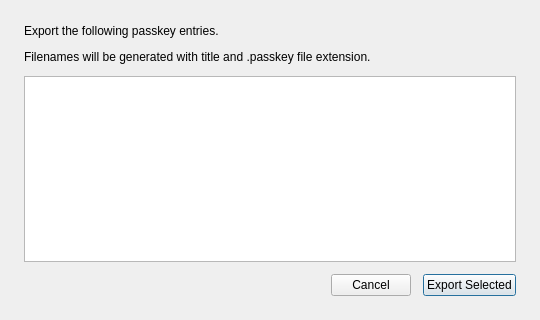
<?xml version="1.0" encoding="UTF-8"?>
<ui version="4.0">
 <class>PasskeyExportDialog</class>
 <widget class="QDialog" name="PasskeyExportDialog">
  <property name="geometry">
   <rect>
    <x>0</x>
    <y>0</y>
    <width>540</width>
    <height>320</height>
   </rect>
  </property>
  <property name="windowTitle">
   <string>KeePassXC - Passkey Export</string>
  </property>
  <layout class="QVBoxLayout" name="verticalLayout">
   <property name="spacing">
    <number>12</number>
   </property>
   <property name="leftMargin">
    <number>24</number>
   </property>
   <property name="topMargin">
    <number>24</number>
   </property>
   <property name="rightMargin">
    <number>24</number>
   </property>
   <property name="bottomMargin">
    <number>24</number>
   </property>
   <item>
    <widget class="QLabel" name="exportLabel">
     <property name="text">
      <string>Export the following passkey entries.</string>
     </property>
     <property name="alignment">
      <set>Qt::AlignLeading|Qt::AlignLeft|Qt::AlignVCenter</set>
     </property>
    </widget>
   </item>
   <item>
    <widget class="QLabel" name="filenameLabel">
     <property name="text">
      <string>Filenames will be generated with title and .passkey file extension.</string>
     </property>
     <property name="alignment">
      <set>Qt::AlignLeading|Qt::AlignLeft|Qt::AlignVCenter</set>
     </property>
    </widget>
   </item>
   <item>
    <widget class="QTableWidget" name="itemsTable">
     <property name="editTriggers">
      <set>QAbstractItemView::NoEditTriggers</set>
     </property>
     <property name="showDropIndicator" stdset="0">
      <bool>false</bool>
     </property>
     <property name="selectionMode">
      <enum>QAbstractItemView::ExtendedSelection</enum>
     </property>
     <property name="selectionBehavior">
      <enum>QAbstractItemView::SelectRows</enum>
     </property>
     <property name="cornerButtonEnabled">
      <bool>false</bool>
     </property>
     <attribute name="horizontalHeaderVisible">
      <bool>false</bool>
     </attribute>
     <attribute name="verticalHeaderVisible">
      <bool>false</bool>
     </attribute>
    </widget>
   </item>
   <item>
    <layout class="QHBoxLayout" name="horizontalLayout">
     <item>
      <spacer name="horizontalSpacer">
       <property name="orientation">
        <enum>Qt::Horizontal</enum>
       </property>
       <property name="sizeHint" stdset="0">
        <size>
         <width>40</width>
         <height>20</height>
        </size>
       </property>
      </spacer>
     </item>
     <item>
      <widget class="Material::TextButton" name="cancelButton">
       <property name="symbol">
        <string notr="true">close</string>
       </property>
       <property name="text">
        <string>Cancel</string>
       </property>
       <property name="autoDefault">
        <bool>true</bool>
       </property>
      </widget>
     </item>
     <item>
      <widget class="Material::FilledButton" name="exportButton">
       <property name="symbol">
        <string notr="true">download</string>
       </property>
       <property name="accessibleName">
        <string>Export entries</string>
       </property>
       <property name="text">
        <string>Export Selected</string>
       </property>
       <property name="autoDefault">
        <bool>true</bool>
       </property>
       <property name="default">
        <bool>true</bool>
       </property>
      </widget>
     </item>
    </layout>
   </item>
  </layout>
 </widget>
 <customwidgets>
  <customwidget>
   <class>Material::TextButton</class>
   <extends>QPushButton</extends>
   <header>gui/material/MaterialButtons.h</header>
  </customwidget>
  <customwidget>
   <class>Material::FilledButton</class>
   <extends>QPushButton</extends>
   <header>gui/material/MaterialButtons.h</header>
  </customwidget>
 </customwidgets>
 <resources/>
 <connections/>
</ui>
